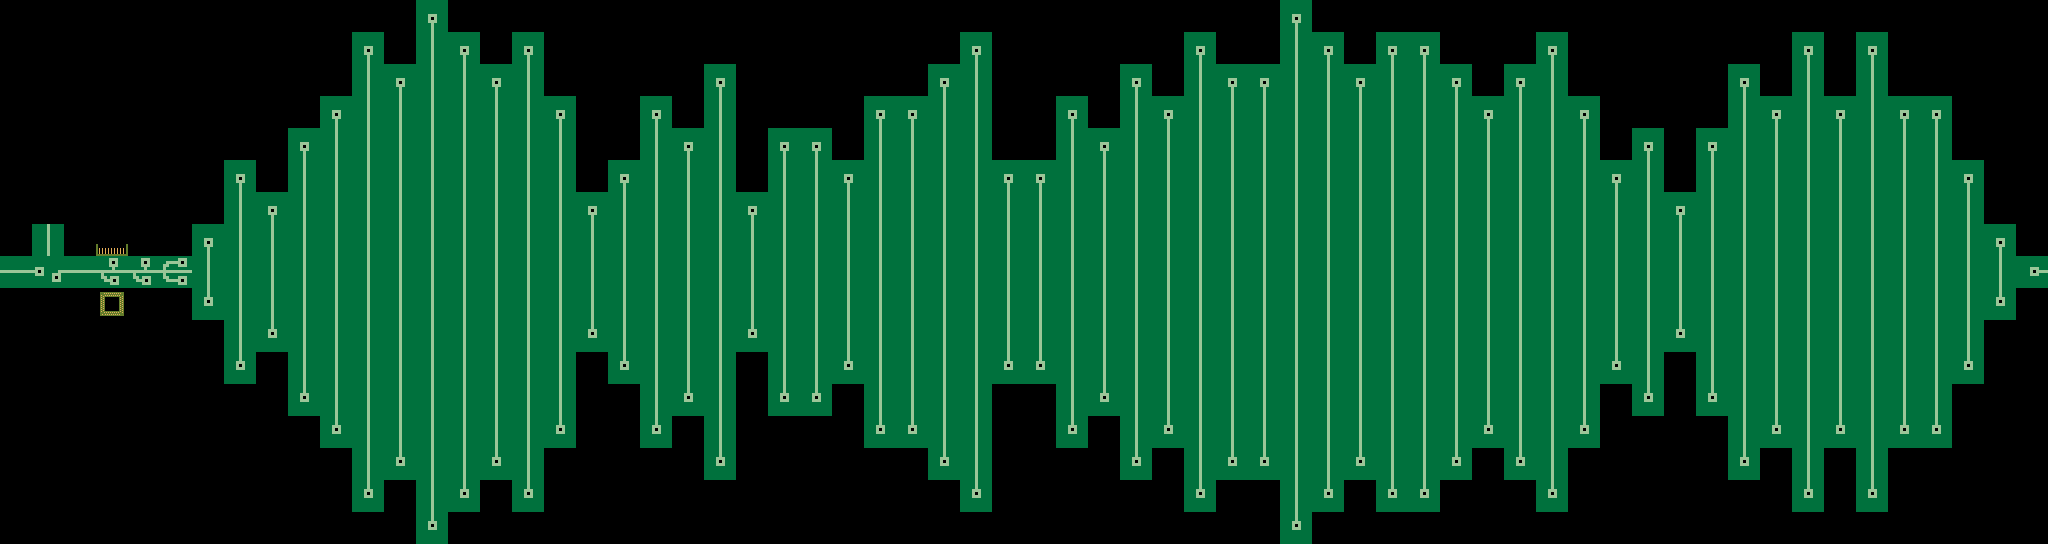

A level layout from a 2D game, rendered from its tile map. Below: a short description, then the map file with tile-grid data replaced by summaries:
An orthogonal 64x17 tile map with 32x32 px tiles, 5 tile layers (floor, playerspawn, exit, key, ...), 2 tilesets.

<map version="1.0" orientation="orthogonal" width="64" height="17" tilewidth="32" tileheight="32">
 <tileset firstgid="1" name="map" tilewidth="32" tileheight="32">
  <image source="../tilesets/tileset.png" width="160" height="160" />
 </tileset>
 <tileset firstgid="26" name="numbers" tilewidth="32" tileheight="32">
  <image source="../fontsets/numbers.png" width="320" height="32" />
 </tileset>
 <layer name="floor" width="64" height="17">
  <properties>
   <property name="solid" value="true" />
  </properties>
  <data>[1088 cells, 630 non-empty, 8 distinct tile ids]</data>
 </layer>
 <layer name="playerspawn" width="64" height="17">
  <data>[1088 cells, 1 non-empty, 1 distinct tile ids]</data>
 </layer>
 <layer name="exit" width="64" height="17">
  <data>[1088 cells, 1 non-empty, 1 distinct tile ids]</data>
 </layer>
 <layer name="key" width="64" height="17">
  <data>[1088 cells, 1 non-empty, 1 distinct tile ids]</data>
 </layer>
 <layer name="levelnumber" width="64" height="17">
  <data>[1088 cells, 5 non-empty, 2 distinct tile ids]</data>
 </layer>
</map>
